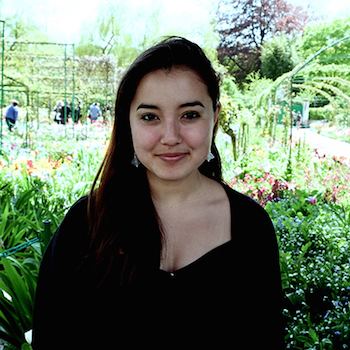
#> input picture images/emma.jpg, 350 x 350 px
$ python Slicer.py --in ../images/emma.jpg
#> lines starting #> are read from the running program, lines starting #| are printed output that depends on the picture; after the words box and inside, x2 and y2 are one past the last pixel; in counts of white or black regions, pixels touching at a corner belong together
### Slicer/pancake.py
import numpy as np
import argparse
import cv2
import math
from matplotlib import pyplot as plt

def pancake(imgurl, rad, tol, tol2, epsilon, white, imagetoggle, flip):

	#########################
	# Set up images
	#########################

#> called with imgurl = '../images/emma.jpg', rad = 101, tol = 0, tol2 = 0, epsilon = 0.35, white = 5, imagetoggle = False, flip = False
	img = cv2.imread(imgurl)
#> img is the input picture: shape (350, 350, 3); mean B, G, R 99.6, 120.7, 105
	if flip:
		img = cv2.flip(img,1)
	grayimg = cv2.cvtColor(img, cv2.COLOR_BGR2GRAY)

	r = img.copy()
	g = img.copy()
	b = img.copy()
	whitebg = img.copy()

	height, width, channels = img.shape
#> height = 350; width = 350; channels = 3

	#########################
	# Image levels
	#########################

	grayblur = cv2.bilateralFilter(grayimg, 100, 100, 0)

	# Tolerance caps
	if (tol > 100): tol = 100
	if (tol < -100): tol = -100
	if (tol2 > 100): tol2 = 100
	if (tol2 < -100): tol2 = -100

	# Lightest
	ret,thresh1 = cv2.threshold(grayblur, 193 + tol2, 255, cv2.THRESH_BINARY)
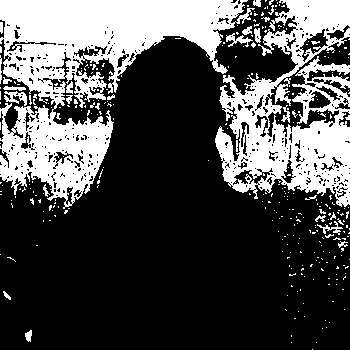
#> thresh1: shape (350, 350); 30.6% white; 325 white regions (297 under 20 px), largest, box (x1, y1, x2, y2) and area: (0, 0, 255, 209) 21161, (215, 0, 350, 207) 13900, (4, 91, 27, 106) 171
	# Middle
	ret,thresh2 = cv2.threshold(grayblur, 131 + tol2, 255, cv2.THRESH_BINARY)
#> thresh2: shape (350, 350); 45.3% white; 273 white regions (250 under 20 px), largest, box (x1, y1, x2, y2) and area: (0, 0, 350, 254) 48416, (162, 189, 229, 265) 2483, (130, 79, 192, 177) 2317
	# Darkest
	ret,thresh3 = cv2.threshold(grayblur, 69 + tol, 255, cv2.THRESH_BINARY)
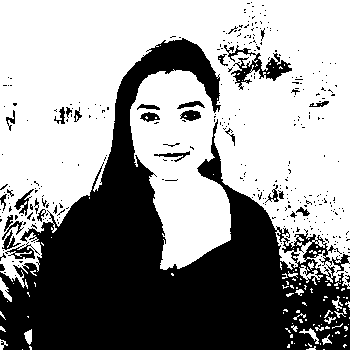
#> thresh3: shape (350, 350); 59.1% white; 341 black regions (311 under 20 px), largest, box (x1, y1, x2, y2) and area: (0, 38, 350, 350) 46176, (224, 45, 292, 90) 896, (5, 242, 40, 259) 211

	# Lightest region
	ret,canny1 = cv2.threshold(thresh1, 127, 255, cv2.THRESH_BINARY_INV)
#> canny1: shape (350, 350); 69.4% white; 325 black regions (297 under 20 px)
	contours1,hierarchy1 = cv2.findContours(canny1, cv2.RETR_TREE, cv2.CHAIN_APPROX_SIMPLE)
#> contours1 = 767 contours, 698 with area under 20; largest, box (x1, y1, x2, y2) and area: (0, 0, 350, 350) 79340, (265, 37, 350, 137) 2100, (300, 29, 328, 62) 304, (274, 83, 292, 107) 231, (3, 90, 28, 107) 228

	approx3 = []
	for c in contours1:
		approx = cv2.approxPolyDP(c, epsilon, True)
		cv2.drawContours(b, [approx], -1, (255, 0, 0), -1)
		approx3.append(approx)
#> this loop made 767 passes
#> approx on passes 1 to 3: [[338, 203]], [[347, 200], [347, 201]], [[346, 197]]
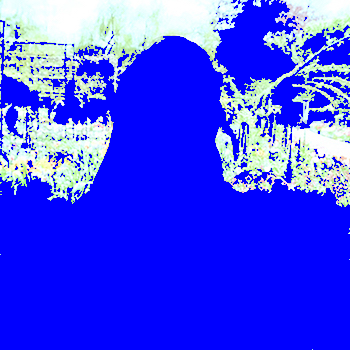
#> b: shape (350, 350, 3); mean B, G, R 244.9, 69.1, 62
#> after the loop, approx3 has the same summary as contours1

	# Middle region
	ret,canny2 = cv2.threshold(thresh2, 127, 255, cv2.THRESH_BINARY_INV)
#> canny2: shape (350, 350); 54.7% white; 273 black regions (250 under 20 px)
	contours2,hierarchy2 = cv2.findContours(canny2, cv2.RETR_TREE, cv2.CHAIN_APPROX_SIMPLE)
#> contours2 = 752 contours, 694 with area under 20; largest, box (x1, y1, x2, y2) and area: (0, 36, 350, 350) 67986, (161, 188, 230, 265) 2688, (129, 78, 192, 178) 2476, (216, 2, 295, 95) 2107, (270, 211, 307, 228) 278

	approx2 = []
	for c in contours2:
		approx = cv2.approxPolyDP(c, epsilon, True)
		cv2.drawContours(g, [approx], -1, (0, 255, 0), -1)
		approx2.append(approx)
#> this loop made 752 passes
#> approx on passes 1, 2, 4: [[0, 346], [0, 347]], [[343, 240]], [[345, 230]]
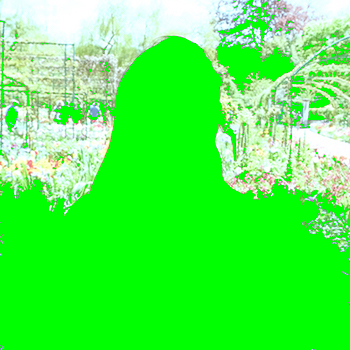
#> g: shape (350, 350, 3); mean B, G, R 77.8, 245.3, 79.1
#> after the loop, approx2 has the same summary as contours2

	# Darkest region
	ret,canny3 = cv2.threshold(thresh3, 127, 255, cv2.THRESH_BINARY_INV)
#> canny3: shape (350, 350); 40.9% white; 341 white regions (311 under 20 px)
	contours3,hierarchy3 = cv2.findContours(canny3, cv2.RETR_TREE, cv2.CHAIN_APPROX_SIMPLE)
#> contours3 = 523 contours, 476 with area under 20; largest, box (x1, y1, x2, y2) and area: (0, 38, 350, 350) 46684, (224, 45, 292, 90) 716, (274, 229, 299, 271) 346, (292, 240, 313, 265) 199, (5, 242, 40, 259) 174

	approx1 = []
	for c in contours3:
		approx = cv2.approxPolyDP(c, epsilon, True)
		cv2.drawContours(r, [approx], -1, (0, 0, 255), -1)
		approx1.append(approx)
#> this loop made 523 passes
#> approx on passes 1, 3, 4: [[345, 282]], [[15, 275]], [[4, 272], [5, 272]]
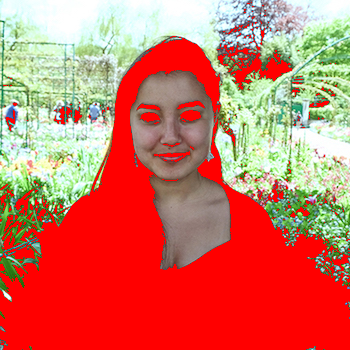
#> r: shape (350, 350, 3); mean B, G, R 95.2, 113.1, 208.4
#> after the loop, approx1 has the same summary as contours3


	#########################
	# Perimeter construction
	#########################

	thresh = cv2.Canny(grayblur, 150 - rad, 150 + rad)
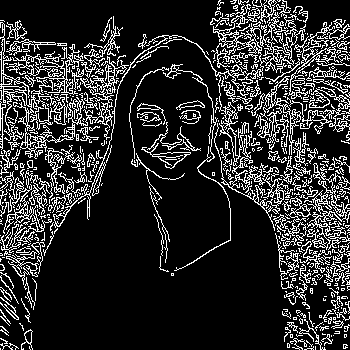
#> thresh: shape (350, 350); 17.7% white in thin lines or dots
	contours,hierarchy = cv2.findContours(thresh, cv2.RETR_EXTERNAL, cv2.CHAIN_APPROX_NONE)
#> contours = 527 contours, 465 with area under 20; largest, box (x1, y1, x2, y2) and area: (53, 0, 306, 228) 2532, (0, 22, 129, 159) 1999, (307, 163, 350, 250) 586, (214, 123, 293, 231) 436, (254, 76, 301, 155) 415

	perimlines = []
	perimdoubled = []
	for c in contours:
		carea = cv2.contourArea(c)
		cperim = cv2.arcLength(c, True)
		# print carea, cperim, "   ", carea/(cperim)
		if cperim > 0.0:
			cx = cv2.approxPolyDP(c, epsilon, False)
			cv2.drawContours(img, [cx], -1, (0, 0, 255), 1)

			if (abs(carea/cperim) > 1):
				perimlines.append(cx)
			else:
				perimdoubled.append(cx)
#> this loop made 527 passes
#> (carea, cperim) on passes 20, 29, 30: (78, 76.77), (21.5, 52.04), (23.5, 63.7)
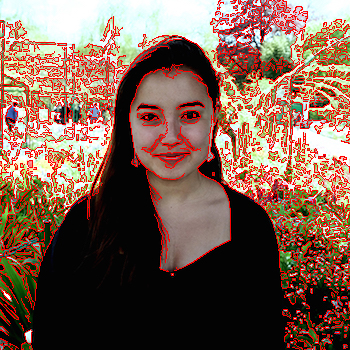
#> img: shape (350, 350, 3); mean B, G, R 79.3, 94.1, 124.7
#> after the loop, perimdoubled = 455 contours, 399 with area under 20; largest, box (x1, y1, x2, y2) and area: (53, 0, 306, 228) 2532, (0, 22, 129, 159) 1999, (307, 163, 350, 250) 586, (214, 123, 293, 231) 436, (254, 76, 301, 155) 415; perimlines = 6 contours; box (x1, y1, x2, y2) and area: (275, 233, 299, 280) 304, (260, 0, 277, 23) 135, (176, 100, 205, 110) 98, (21, 329, 33, 350) 78, (27, 160, 33, 169) 30, (245, 104, 253, 110) 22

	totperim = []
	for p in perimdoubled:
		phalf = len(p) / 2
		if phalf > 0:
			totperim.append(p[0:phalf+1])
#> this loop made 1 pass
#> (p, phalf) on pass 1: ([[0, 348], [0, 349]], 1)
#> after the loop, totperim = []
	for p in perimlines:
		totperim.append(p)


	#########################
	# Outer image perimeter
	#########################

	WHITE = [255,0,0]
	whitethreshborder = cv2.copyMakeBorder(grayblur, 2, 2, 2, 2, cv2.BORDER_CONSTANT, value=WHITE)
	ret,whitethresh = cv2.threshold(whitethreshborder, 255 - white, 255, cv2.THRESH_BINARY_INV)
	whitecontours,hierarchy4 = cv2.findContours(whitethresh, cv2.RETR_EXTERNAL, cv2.CHAIN_APPROX_SIMPLE)

	index = 0
	maxarea = 0
	maxindex = 0
	for c in whitecontours:
		warea = cv2.contourArea(c)
		if warea > maxarea:
			maxarea = warea
			maxindex = index
		index+=1

	approx = cv2.approxPolyDP(whitecontours[maxindex], epsilon, True)
	cv2.drawContours(whitebg, [approx], -1, (0, 0, 0), -1)


	#########################
	# Printing and return
	#########################

	if imagetoggle:
		cv2.imshow("Brightest3", b)
		cv2.imshow("Brightest2", g)
		cv2.imshow("Brightest1", r)
		cv2.imshow("Final", img)
		cv2.imshow("Outer", whitebg)
		cv2.waitKey(0)

	return [totperim, approx1, approx2, approx3, [approx]]

### Slicer/Vert.py
import sys
import math

class Vert(object):
	# x: float
	# y: float
	# z: float

	def __init__(self, x=0, y=0, z=0):
		self.x = x
		self.y = y
		self.z = z

	def addX(self, dx):
		self.x = self.x + dx

	def addY(self, dy):
		self.y = self.y + dy

	def addZ(self, dz):
		self.z = self.z + dz


# [5 lines left out: function withinEpsilon, not called in this run]

def makeVert(x, y, z):
	v = Vert(x, y, z)
	return v

# [27 lines left out: functions add, sub, mult, div, not called in this run]

def dot(v1, v2):
	return (v1.x * v2.x) + (v1.y * v2.y) + (v1.z * v2.z)

def magnitude1v(v):
	return math.sqrt(pow(v.x,2) + pow(v.y,2) + pow(v.z,2))

def magnitude2v(v1, v2):
	return math.sqrt(pow(v2.x - v1.x,2) + pow(v2.y - v1.y,2) + pow(v2.z - v1.z,2))

# [5 lines left out: function equalv, not called in this run]

### Slicer/Slicer.py
import numpy
import sys
import math
import os
import cv2

from Intersections import infill
from Intersections import infill_grid
from Plane import Plane
from Line import Line
from Line import equall
from Vert import Vert
from Vert import magnitude2v
from Vert import magnitude1v
from Vert import add
from Vert import sub
from Vert import mult
from Vert import div
from Vert import equalv
from Vert import dot
from Support import support
from optparse import OptionParser
from pancake import pancake

extrude = 2.0

#########################
# I/O
#########################

def processPancake(imgurl, rad, tol1, tol2, epsilon, white, imagetoggle, flip):
	img = pancake(imgurl, rad, tol1, tol2, epsilon, white, imagetoggle, flip)

	allperims = []

	isPerim = True
	for i in img:
		perims = []

		for p in i:
			lines = []

			plen = len(p)
			if plen > 2:
				i=0
				while i < (plen-1):
					v1 = Vert(float(p[i][0][0]), float(p[i][0][1]), 1.0)
					v2 = Vert(float(p[i+1][0][0]), float(p[i+1][0][1]), 1.0)
					lines.append(Line(v1, v2, Vert(0.0, 0.0, 1.0)))
					i+=1

				if (isPerim==False):
					v1 = Vert(float(p[i][0][0]), float(p[i][0][1]), 1.0)
					v2 = Vert(float(p[0][0][0]), float(p[0][0][1]), 1.0)
					lines.append(Line(v1, v2, Vert(0.0, 0.0, 1.0)))

				perims.append(lines)
		allperims.append(perims)
		isPerim = False

	return allperims

#########################
# GCode Printing
#########################

# GCode printing for perimeters
# [81 lines left out: functions gcode_perim, gcode_infill, not called in this run]


#########################
# Main
#########################

def main():

	#################################
	# Option parser inputs
	#################################

	parser = OptionParser()

	parser.add_option("--out",
						dest="outF",
						default="out.gcode",
						help="gcode output file path")
	parser.add_option("--layer",
						dest="p_numlayers",
						default=1,
						help="number of perimeter layers")
	parser.add_option("--l",
						dest="levels",
						default=3,
						help="# of levels of shading: 1 perimeter, up to 3 levels of shading, 1 final")
	parser.add_option("--th",
						dest="p_layerthickness",
						default=.35,
						help="layer thickness")
	parser.add_option("--infill",
						dest="p_infill",
						default=1.0,
						help = "percent infill")
	parser.add_option("--in",
						dest="img",
						help = "img file")
	parser.add_option("--r",
						dest="radius",
						default=101.0,
						help = "blur radius, odd #")
	parser.add_option("--t",
						dest="tolerance",
						default=0.0,
						help = "Darkest layer: 0 default; abs val max 50; - for darker, + for lighter")
	parser.add_option("--t2",
						dest="tolerance2",
						default=-100.0,
						help = "Middle layer: 0 default; abs val max 50; - for darker, + if lighter")
	parser.add_option("--w",
						dest="white",
						default=5.0,
						help = "White tolerance, lower = more sensitive. Photos ~35. White background ~5.")
	parser.add_option("--flip",
						action="store_true",
						dest="flip",
						default=False,
						help = "Flip: for final print")
	parser.add_option("--img",
						action="store_true",
						dest="imagetoggle",
						default=False,
						help = "No arg required, flag will show the images")


	#################################
	# Set up the parser options
	#################################

	(parse,args) = parser.parse_args()
	if not parse.img:
		parser.error("input file path required as argument (-h for help)")

	parse.radius = float(parse.radius)
	parse.tolerance = float(parse.tolerance)
	parse.tolerance2 = float(parse.tolerance2)
	if parse.tolerance2 == -100.0:
		parse.tolerance2 = parse.tolerance
	parse.p_layerthickness = float(parse.p_layerthickness)
	parse.p_infill = float(parse.p_infill)
	parse.p_numlayers = int(parse.p_numlayers)
	parse.white = float(parse.white)
	levels = int(parse.levels)

	if parse.p_numlayers < 1:
		parser.error("num layers must be >= 1 (-h for help)")
	if parse.p_infill > 1.0:
		parser.error("percent infill must be <= 1 (-h for help)")

	# Epsilon for floating point error
	epsilon = 0.01


	#################################
	# Set up writing the output to a file
	#################################

	# Write the file
	gcode = open(parse.outF, 'w')

	# Write the starting g-code
	gcode.write("M104 S200.0\n")
	gcode.write("M109 S200.0\n")
	gcode.write("G21       ;metric values\n")
	gcode.write("G90       ;absolute positioning\n")
	gcode.write("M82       ;set extruder to absolute mode\n")
	gcode.write("M107      ;start with the fan off\n")
	gcode.write("G28 X0 Y0 ;home X/Y\n")
	gcode.write("G28 Z0    ;home Z\n")
	gcode.write("G92 E0    ;zero the extruded length\n")
	gcode.write("G29       ;initiate auto bed leveling sequence\n")
	gcode.write("G92 X132.4 Y20 ;correct bed origin (G29 changes it)\n")
	gcode.write("G0 X50.949 Y51.120 F6000.000\n")
	gcode.write("G1 Z0.361 F6000.000\n")
	gcode.write("G1 E2.00000 F1800.000\n")

	gcode.write("M107\n")
	gcode.write("G1 F1500.0 E-6.50000\n")

	allperims = processPancake(parse.img, parse.radius, parse.tolerance,
		parse.tolerance2, parse.p_layerthickness, parse.white, parse.imagetoggle, parse.flip)


	#################################
	# PERIMETER ONLY LAYER
	#################################

	perims0 = allperims[0]

	first = True
	gcode.write(";PERIM:0\n")
	gcode_perim(gcode, perims0, parse.p_numlayers, first, False)


	#################################
	# DARKEST LAYER
	#################################

	if(levels >= 2):
		perims1 = allperims[1]
		grid1 = infill_grid(perims1, parse.p_infill, parse.p_numlayers * parse.p_layerthickness)
		il1 = infill(perims1, grid1, parse.p_numlayers * parse.p_layerthickness)

		first = False
		gcode.write(";PERIM:0\n")
		gcode_perim(gcode, perims1, parse.p_numlayers, first, False)

		gcode.write(";INFILL:0\n")
		gcode_infill(gcode, il1, first)


	#################################
	# MIDDLE LAYER
	#################################

	if(levels >= 1):
		perims2 = allperims[2]
		grid2 = infill_grid(perims2, parse.p_infill, parse.p_numlayers * parse.p_layerthickness)
		il2 = infill(perims2, grid2, parse.p_numlayers * float(parse.p_layerthickness))

		gcode.write(";PERIM:0\n")
		gcode_perim(gcode, perims2, parse.p_numlayers, first, False)

		gcode.write(";INFILL:0\n")
		gcode_infill(gcode, il2, first)


	#################################
	# LIGHTEST LAYER
	#################################

	if(levels >= 3):
		perims3 = allperims[3]
		grid3 = infill_grid(perims3, parse.p_infill, parse.p_numlayers * parse.p_layerthickness)
		il3 = infill(perims3, grid3, parse.p_numlayers * float(parse.p_layerthickness))

		gcode.write(";PERIM:0\n")
		gcode_perim(gcode, perims3, parse.p_numlayers, first, False)

		gcode.write(";INFILL:0\n")
		gcode_infill(gcode, il3, first)


	#################################
	# FINAL INFILL PERIMETER
	#################################

	perims4 = allperims[4]
	grid4 = infill_grid(perims4, parse.p_infill, parse.p_numlayers * parse.p_layerthickness)
	il4 = infill(perims4, grid4, parse.p_numlayers * float(parse.p_layerthickness))

	gcode.write(";INFILL:0\n")
	gcode_infill(gcode, il4, first)


	#################################
	# Final GCode
	#################################

	gcode.write("G1 F1500.0 E374.01664\n")
	gcode.write("M107\n")
	gcode.write("M104 S0     ;extruder heater off\n")
	gcode.write("M140 S0     ;heated bed heater off (if you have it)\n")
	gcode.write("M106 S0     ;fan off\n")
	gcode.write("G91         ;relative positioning\n")
	gcode.write("G1 E-1 F300 ;retract the filament a bit\n")
	#gcode.write("G1 Z+1 E-5 F9000 ;move Z up a bit and retract even more\n")
	gcode.write("G28 X0 Y0   ;home X/Y, so the head is out of the way\n")
	gcode.write("M84         ;steppers off\n")
	gcode.write("G90         ;absolute positioning\n")
	gcode.write("M104 S0.0\n")
	gcode.write(";End of Gcode\n")
	gcode.close()

#> (the run stopped early here; a loop or call above may not have finished)

$ run again, on images/me.jpg
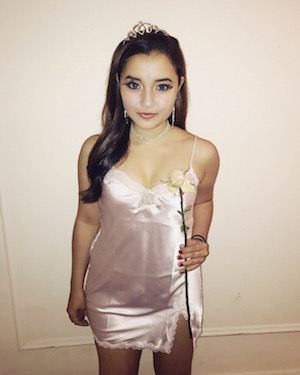
#> input picture images/me.jpg, 300 x 375 px
#> in pancake, img is the input picture: shape (375, 300, 3); mean B, G, R 163.9, 177.7, 194.5
#> thresh1: shape (375, 300); 55.3% white; 36 black regions (33 under 20 px), largest, box (x1, y1, x2, y2) and area: (0, 21, 300, 375) 50087, (183, 151, 192, 176) 46, (142, 174, 148, 189) 40
#> thresh2: shape (375, 300); 83.1% white; 55 black regions (43 under 20 px), largest, box (x1, y1, x2, y2) and area: (0, 28, 219, 375) 18377, (156, 84, 173, 91) 83, (161, 332, 167, 346) 49
#> thresh3: shape (375, 300); 93.6% white; 46 black regions (35 under 20 px), largest, box (x1, y1, x2, y2) and area: (79, 30, 185, 204) 4073, (153, 269, 193, 375) 1198, (95, 340, 142, 375) 905
#> canny1: shape (375, 300); 44.7% white; 36 white regions (33 under 20 px)
#> contours1 = 132 contours, 111 with area under 20; largest, box (x1, y1, x2, y2) and area: (0, 21, 300, 375) 57311, (103, 133, 186, 279) 4282, (159, 138, 210, 210) 1382, (187, 266, 203, 325) 595, (107, 314, 163, 331) 542
#> the loop in pancake, `for c in contours1:` made 132 passes
#> approx on passes 1, 2, 3, 10, 13, 18, 20, 28: [[204, 284], [204, 285]], [[205, 281], [205, 282]], [[69, 265]], [[121, 339], [122, 338], [123, 339], [122, 340]], [[201, 334], [202, 333], [203, 334], [202, 335]], [[173, 321], [174, 320], [175, 321], [174, 322]], [[172, 320], [173, 319], [174, 320], [173, 321]], [[174, 298], [175, 297], [176, 298], [175, 299]]
#> after the loop in pancake, `for c in contours1:`:
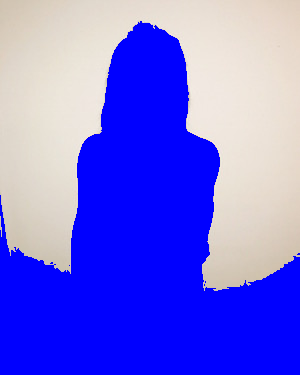
#> b: shape (375, 300, 3); mean B, G, R 231.6, 105.7, 110.5
#> after the loop in pancake, `for c in contours1:`: approx3 has the same summary as contours1
#> canny2: shape (375, 300); 16.9% white; 55 white regions (43 under 20 px)
#> contours2 = 112 contours, 93 with area under 20; largest, box (x1, y1, x2, y2) and area: (0, 28, 219, 375) 22984, (97, 282, 189, 371) 3128, (23, 344, 99, 369) 1154, (193, 201, 211, 236) 378, (94, 306, 154, 316) 370
#> the loop in pancake, `for c in contours2:` made 112 passes
#> approx on passes 1, 3, 5, 7, 10, 11, 12, 14: [[212, 336]], [[248, 334]], [[194, 332], [194, 336], [195, 336], [195, 332]], [[201, 330], [201, 332]], [[179, 276]], [[148, 272], [149, 272]], [[180, 270]], [[122, 259], [124, 259]]
#> after the loop in pancake, `for c in contours2:`: approx2 has the same summary as contours2
#> canny3: shape (375, 300); 6.4% white; 46 white regions (35 under 20 px)
#> contours3 = 82 contours, 73 with area under 20; largest, box (x1, y1, x2, y2) and area: (79, 30, 185, 204) 3964, (153, 269, 193, 375) 1052, (95, 340, 142, 375) 820, (174, 80, 186, 130) 295, (67, 257, 90, 326) 242
#> the loop in pancake, `for c in contours3:` made 82 passes
#> approx on passes 1, 2, 3, 5, 6, 7, 8, 12: [[118, 349]], [[123, 348], [124, 348]], [[108, 348]], [[126, 351], [127, 350], [128, 351], [127, 352]], [[174, 336]], [[91, 326]], [[90, 322], [90, 323]], [[185, 266]]
#> after the loop in pancake, `for c in contours3:`: approx1 has the same summary as contours3
#> thresh: shape (375, 300); 5% white in thin lines or dots
#> contours = 79 contours, 61 with area under 20; largest, box (x1, y1, x2, y2) and area: (162, 29, 220, 305) 360, (154, 268, 189, 354) 163, (0, 31, 141, 375) 145, (168, 168, 195, 188) 136, (122, 75, 147, 104) 124
#> the loop in pancake, `for c in contours:` made 79 passes
#> (carea, cperim) on passes 13, 20, 24, 30, 31, 37, 38, 44: (98.5, 229.7), (54, 97.11), (22.5, 450.6), (163, 398.7), (35, 402.2), (106, 339), (36, 119.9), (136, 128.4)
#> after the loop in pancake, `for c in contours:`:
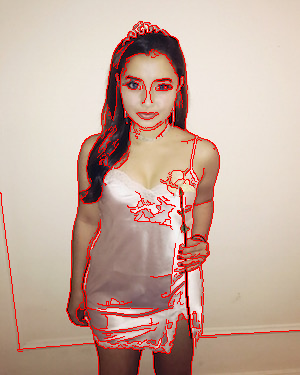
#> img: shape (375, 300, 3); mean B, G, R 158.1, 171.3, 199.3
#> after the loop in pancake, `for c in contours:`: perimdoubled = 75 contours, 59 with area under 20; largest, box (x1, y1, x2, y2) and area: (162, 29, 220, 305) 360, (154, 268, 189, 354) 163, (0, 31, 141, 375) 145, (122, 75, 147, 104) 124, (134, 196, 176, 230) 106; perimlines = 2 contours; box (x1, y1, x2, y2) and area: (168, 168, 195, 188) 136, (136, 112, 159, 120) 106
#> the loop in pancake, `for p in perimdoubled:` made 1 pass
#> phalf on pass 1: 7.5
#> after the loop in pancake, `for p in perimdoubled:`: totperim = []
